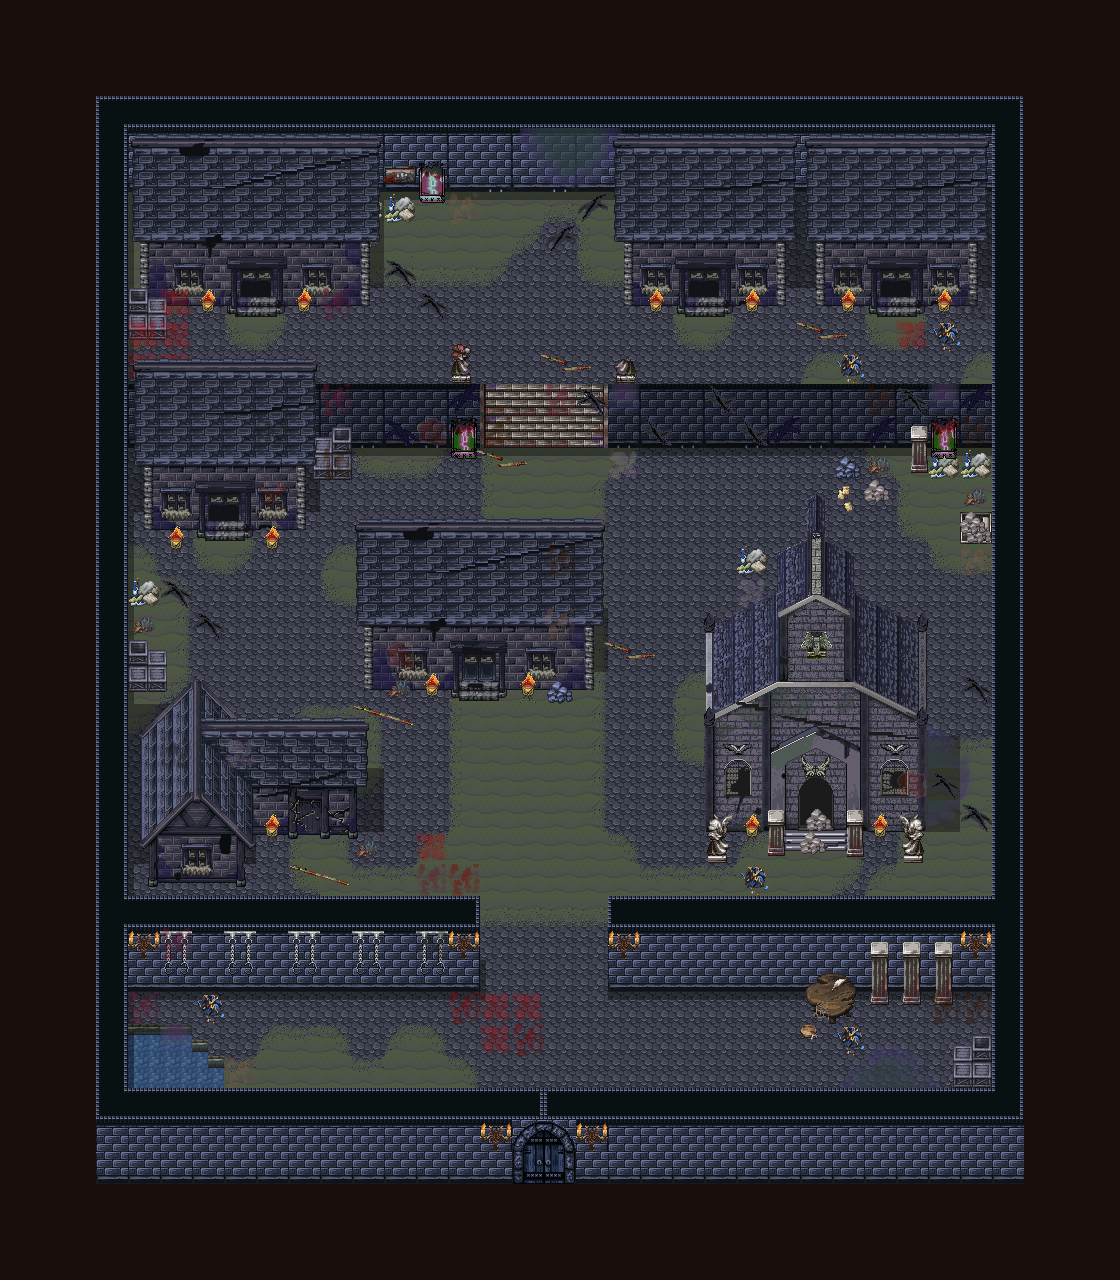

A level layout from a 2D game, rendered from its tile map. Below: a short description, then the map file with tile-grid data replaced by summaries:
An orthogonal 35x40 tile map with 32x32 px tiles, 15 tile layers (floor, sand, water, wall, ...).

<map version="1.10" tiledversion="1.10.1" orientation="orthogonal" renderorder="right-down" width="35" height="40" tilewidth="32" tileheight="32" infinite="0" nextlayerid="17" nextobjectid="1">
 <tileset firstgid="1" source="../45_tsx/45_maptip_3x.tsx" />
 <layer id="2" name="floor" width="35" height="40">
  <data>[1400 cells, 784 non-empty, 1 distinct tile ids]</data>
 </layer>
 <layer id="9" name="sand" width="35" height="40">
  <data>[1400 cells, 221 non-empty, 9 distinct tile ids]</data>
 </layer>
 <layer id="8" name="water" width="35" height="40">
  <data>[1400 cells, 9 non-empty, 5 distinct tile ids]</data>
 </layer>
 <layer id="3" name="wall" width="35" height="40">
  <data>[1400 cells, 303 non-empty, 35 distinct tile ids]</data>
 </layer>
 <layer id="10" name="shadow" width="35" height="40">
  <data>[1400 cells, 161 non-empty, 5 distinct tile ids]</data>
 </layer>
 <layer id="4" name="house1" width="35" height="40">
  <data>[1400 cells, 235 non-empty, 153 distinct tile ids]</data>
 </layer>
 <layer id="7" name="furniture1" width="35" height="40">
  <data>[1400 cells, 73 non-empty, 34 distinct tile ids]</data>
 </layer>
 <layer id="13" name="furniture2" width="35" height="40">
  <data>[1400 cells, 19 non-empty, 13 distinct tile ids]</data>
 </layer>
 <layer id="12" name="dirt" width="35" height="40">
  <data>[1400 cells, 113 non-empty, 44 distinct tile ids]</data>
 </layer>
 <layer id="15" name="chara" width="35" height="40">
  <data>[1400 cells, 0 non-empty, 0 distinct tile ids]</data>
 </layer>
 <layer id="16" name="furniture3" width="35" height="40">
  <data>[1400 cells, 1 non-empty, 1 distinct tile ids]</data>
 </layer>
 <layer id="6" name="wall2" width="35" height="40">
  <data>[1400 cells, 50 non-empty, 3 distinct tile ids]</data>
 </layer>
 <layer id="5" name="house2" width="35" height="40">
  <data>[1400 cells, 109 non-empty, 84 distinct tile ids]</data>
 </layer>
 <layer id="14" name="dirt2" width="35" height="40">
  <data>[1400 cells, 5 non-empty, 4 distinct tile ids]</data>
 </layer>
 <layer id="1" name="black" width="35" height="40">
  <data>[1400 cells, 414 non-empty, 1 distinct tile ids]</data>
 </layer>
</map>
